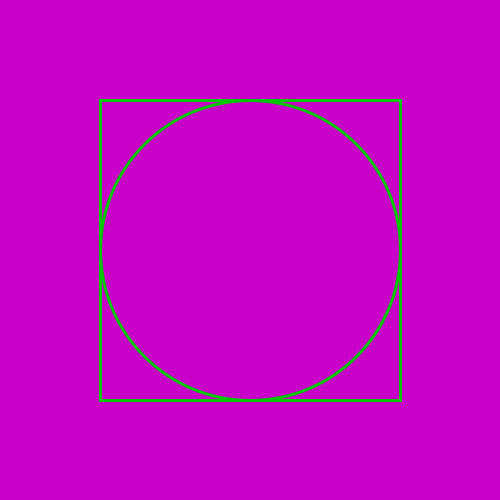
Frame 1 (no input)
Frame 60 (the mouse pressed at the canvas centre just before this capture): identical to frame 1, image omitted
Frame 120 (the mouse held since frame 60 and released just before this capture): identical to frame 1, image omitted

The Processing sketch that drew this single still picture (run headless with seeded random() and noise(); from frame 60 on, the mouse is pressed at the canvas centre):

// Processing sketch: test1
// ── test1.pde
/* @author Petrangolini Paolo 
 * @name Circle&Square
 * @description simple example of ellipseMode and rectMode 
*/

void setup(){

  size(500,500);
  //set CENTER ellipse and rectangle
  ellipseMode(CENTER);
  rectMode(CENTER);
  
}

void draw(){

  background(200,0,200);

  
  strokeWeight(3);
  stroke(0,200,0);
  noFill();
  
  //draw a rectangle and a circle in the middle of window
  ellipse(width/2,height/2,300,300);
  rect(width/2,height/2,300,300);
  
}
